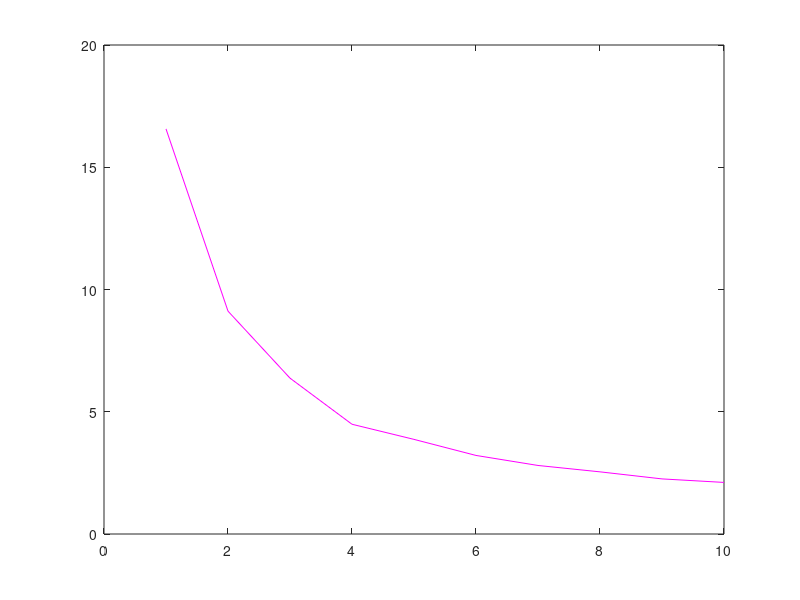

MATLAB code to generate this figure: (Note: this script raises an error after producing the figure.)
% This made the kOn and kWalk Dependent on the number of free or bound
% motors and kOn dependent on the length of the filament

% This simulates a multiple motor system with a changing concentration of
% motors

% THis code is one sided

% This is NOT optimized for cluster

clear all
close all

NumberofRuns=1000;

NumberofMotorsArray=1:10;


kOn=1; %This is chance of a single motor falling on the filament. true kOn is kOn*NumberofFreeMotors*LengthofFilament
kOff=1;
kWalk=1; %This is chance of a single motor walking on the filament. true kWalk is kOn*NumberofBoundMotors

% Once we have a code where the length changes continuosly instead of from
% l to L-1, kOn will also be dependent on number of monomers

LengthofFilament=5;
NumberofMonomers=LengthofFilament+1;

TotalTimeMatrix=zeros(NumberofRuns,size(NumberofMotorsArray,2)); 



for h=[1:NumberofRuns]

 for i=1:size(NumberofMotorsArray,2)   
    
     
NumberofMotors=NumberofMotorsArray(i);

MotorTrackingMatrix=zeros(NumberofMotors,4);
MotorTrackingMatrix(:,1)=(1:NumberofMotors); %first row is the motor number, second is the time it landed, the third is its current position

MotorFellOff=0;

DT=[0];
    
TotalSteps=0

while MotorFellOff<1
    

%----------------------------------------------------------------------

if sum(MotorTrackingMatrix(:,4)==0)>0 && sum(MotorTrackingMatrix(:,4)==NumberofMonomers)==0%If there are any free motors
        k1=kOn*sum(MotorTrackingMatrix(:,4)==0)*LengthofFilament; %kOn times number of free motors times length of filament
    else
        k1=0;
    end
    
    if sum(MotorTrackingMatrix(:,4)==NumberofMonomers)>0
        k2=kOff;
    else
        k2=0;
    end
    
    if sum(MotorTrackingMatrix(:,4))>0 && sum(MotorTrackingMatrix(:,4)==NumberofMonomers)==0 % should there be a condition where if there is a motor on the end this can't happen??
        k3=kWalk*sum(MotorTrackingMatrix(:,4)>0);
    else
        k3=0;
    end
        
    
    kTotal=k1+k2+k3;
    
    
%---Outcomes (Land, Walk, Off)---------------------------------------------
    
    
    p=rand;
    DT=[DT exprnd(1/kTotal)];
    TotalSteps=TotalSteps+1
    
    
    if p<k1/kTotal
       FreeMotorArray=find(MotorTrackingMatrix(:,4)==0); %gives an array of the indexes of every free motor
        LandPosition=ceil(p*NumberofMonomers); %Which position "bin" the number falls into
        MotorToLand=FreeMotorArray(ceil((LandPosition-p*NumberofMonomers)*size(FreeMotorArray,1))); %Splits the "position bin" into bins for free motors & finds where p falls
        
        MotorTrackingMatrix(MotorToLand,2)=sum(DT); %Time Landed
        MotorTrackingMatrix(MotorToLand,3)=LandPosition; %Position Landed
        MotorTrackingMatrix(MotorToLand,4)=LandPosition; %Current Position
    else
        if p>k1/kTotal && p<(k1+k2)/kTotal
            MotorFellOff=1;
        else
            BoundMotorArray=find(MotorTrackingMatrix(:,4)~=0);
            q=p-(k1+k2)/kTotal; %This is how far p is away from the edge of the "walk bin"
            WalkInteger=ceil(q*size(BoundMotorArray,1)*2);
            MotorToWalk=BoundMotorArray(ceil(WalkInteger/2)); %Does this make the higher indexed motors more likely to walk?

                if mod(WalkInteger,2)~=0 && MotorTrackingMatrix(MotorToWalk,4)~=1; %whether or not its even or odd
                    WalkDirection=-1;
                else
                    WalkDirection=1;
                end

        MotorTrackingMatrix(MotorToWalk,4)=MotorTrackingMatrix(MotorToWalk,4)+WalkDirection;
        end
    end 
    
    
end

TotalTimeMatrix(h,i)=sum(DT); %how much time this run took in total

DT(end)=[]; %This eliminates tOff, which sometimes is screwy
TimeToEndMatrix(h,i)=sum(DT); %time for a protein to reach end, not including falling off

AvgDTMatrix(h,i)=sum(DT)/size(DT,2);

StepsMatrix(h,i)=TotalSteps;
SPTimeToEndMatrix(h,i)=TimeToEndMatrix(h,i)-MotorTrackingMatrix(MotorTrackingMatrix(:,4)==NumberofMonomers,2); %How long the depolymerizing protein was on the filament, not including falling off
SPDisplacementMatrix(h,i)=NumberofMonomers-MotorTrackingMatrix(MotorTrackingMatrix(:,4)==NumberofMonomers,3); %How far the final protein travelled


 end

end

AverageTotalTimeArray=sum(TotalTimeMatrix,1)/NumberofRuns;

figure(1)
x=NumberofMotorsArray;
y=AverageTotalTimeArray;


concentrationtimeplot=plot(x,y,'m')

concentrationtimeplot.LineWidth=3
concentrationtimeplot.DisplayName=('Concentration of Protein Versus Time For Protein To Reach One End')

hold on

xlabel('Concentration (unit=number of proteins)')
ylabel('Time Until Protein Reaches One End (unit time=number of steps)')
title('Time Until Single Protein Diffuses to One End of Filament With Varying Protein Concentrations')
set(gca, 'fontsize',20)

hold on

% Finding The Difussion Constant---------

DiffCon=mean(1./(2*mean(AvgDTMatrix,1)))

%---------------------------------------------------------

%--Theory-----

yt=LengthofFilament^2/(3*DiffCon)+1./(kOn*x)+1/kOff;
theoryplot=plot(x, yt, 'g:')
theoryplot.DisplayName= 'Theory, T=L^2/(3D)+1/(kOn*NumberofProteins)+1/kOff'
theoryplot.LineWidth=3

str={NumberofRuns 'Runs', 'Concentration of Proteins=' NumberofMotorsArray, 'kOn=' kOn, 'kWalk=' kWalk, 'kOff=' kOff, 'Filament Length=' LengthofFilament, 'Diffusion Constant=' DiffCon}
text(5,9,str)

hold off

%----------------------------------------------------------

figure(2)

u=mean(SPTimeToEndMatrix,1); %The average amount of time the protein that reached end spent on filament per concentration
SPtimeplot=plot(x,u, 'm')
SPtimeplot.LineWidth=3
xlabel('Concentration (in # of Proteins)')
ylabel('Time Terminal Protein Spends On Filament Before Reaching End')
title('Time Terminal Protein Is Bound Before Reaching One End of Filament With Different Protein Concentrations')
set(gca, 'fontsize',20)

str={NumberofRuns 'Runs', 'Concentration of Proteins=' NumberofMotorsArray, 'kOn=' kOn, 'kWalk=' kWalk, 'kOff=' kOff, 'Filament Length=' LengthofFilament, 'Diffusion Constant=' DiffCon}
text(5,8,str)

figure(3)

v=mean(SPDisplacementMatrix,1); %The average number of monomers the protein that reached end travelled
SPdisplacementplot=plot(x,v, 'm')
SPdisplacementplot.LineWidth=3
xlabel('Concentration (in # of Proteins)')
ylabel('Average Displacement of Terminal Protein  Before Reaching End')
title('Average Number of Monomers Travelled By Terminal Protein Before Reaching One End of Filament At Different Protein Concentrations')
set(gca, 'fontsize',20)

str={NumberofRuns 'Runs', 'Concentration of Proteins=' NumberofMotorsArray, 'kOn=' kOn, 'kWalk=' kWalk, 'kOff=' kOff, 'Filament Length=' LengthofFilament, 'Diffusion Constant=' DiffCon}
text(2,1.5,str)

